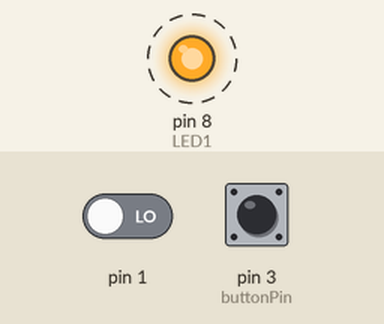
The sketch below on a simulated Arduino Uno, built with avr-gcc and run on an emulated ATmega328P. Shown: output pins drawn as LEDs (lit = HIGH). Dashed ring = blinking. The inputs (shaded band) are chosen by the test bench; at power-on: pin 1 LOW, pin 3 (buttonPin) LOW.

Above: at 0.5 s.
Timing chart, 0 to 4.6 s (numbered marks = the images above):
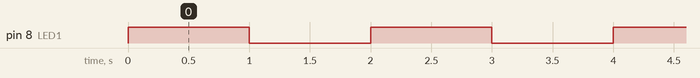

Measured:
- by itself, pin 8 (LED1): alternates HIGH for 1.0 s and LOW for 1.0 s

The sketch:

ex.1.ino
```cpp
int counter = 0;


int buttonPin = 3;

int LED1 = 8;


int delayTime;


void setup()

{

pinMode(buttonPin, INPUT);

pinMode(LED1, OUTPUT);

}


void loop()

{

 //Handle input

 digitalRead(buttonPin);

 if(buttonPin = HIGH)

 {

   counter + 1;

   //Reset count if over max mode number

   if(counter == 3)

   {

     counter = 0;

   }

 }


 //Change mode

 if(counter == 0)

 {

   delayTime = 1000; // delay 1 second

 }

 else if(counter == 1)

 {

   delayTime = 2000; // delay 2 seconds

 }

 else if(counter == 2)

 {

   delayTime = 3000; // delay 3 seconds

 }


 //Light show!

 digitalWrite(LED1, HIGH);

 delay(delayTime); // get variables

 digitalWrite(LED1, LOW);

 delay(delayTime);
}
```
